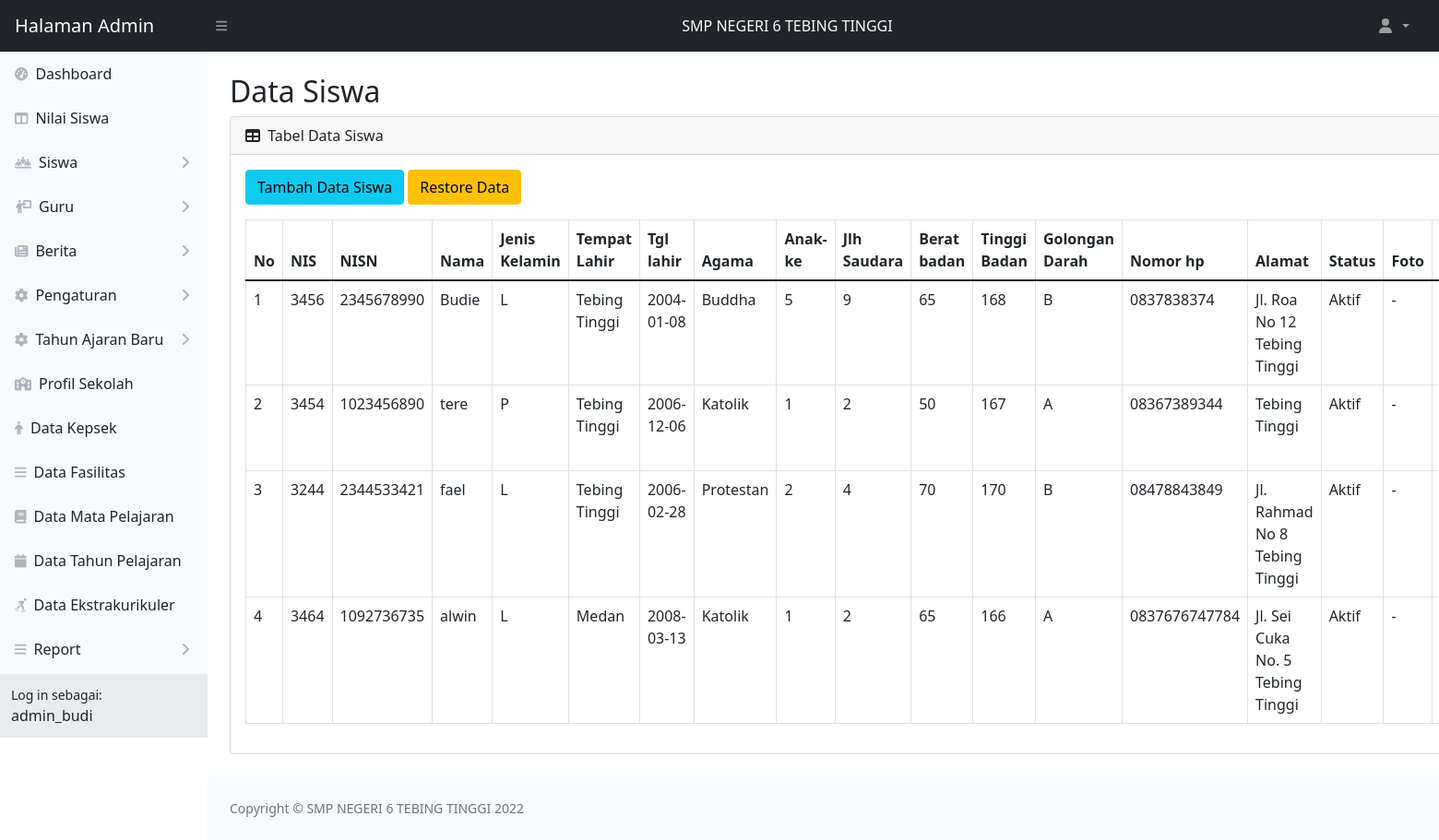
/web_app/admin/tabel-siswa.php (signed in), run on the app's committed database.
### tables this page shows
CREATE TABLE `akun_admin` (
  `admin_id` int(11) NOT NULL,
  `username` varchar(15) NOT NULL,
  `nama_lengkap` varchar(50) NOT NULL,
  `password` varchar(60) NOT NULL
);

CREATE TABLE `siswa` (
  `id` int(11) NOT NULL,
  `nis` char(4) NOT NULL,
  `nisn` char(10) NOT NULL,
  `nama_lengkap` varchar(50) NOT NULL,
  `jenis_kelamin` enum('L','P') NOT NULL,
  `tempat_lahir` varchar(50) NOT NULL,
  `tanggal_lahir` date NOT NULL,
  `agama` enum('Islam','Katolik','Protestan','Buddha','Konghucu','Hindu') NOT NULL,
  `anak_ke` int(11) NOT NULL,
  `jumlah_saudara` int(11) NOT NULL,
  `berat_badan` int(11) NOT NULL,
  `tinggi_badan` int(11) NOT NULL,
  `gol_darah` enum('O','A','B','AB') NOT NULL,
  `no_hp` char(15) NOT NULL,
  `alamat` text NOT NULL,
  `status` enum('Aktif','Lulus','Pindah') NOT NULL,
  `foto` varchar(15) DEFAULT NULL
);

### web_app/admin/tabel-siswa.php (the view, shortened to what this page needs)
<?php
    include 'koneksi.php';
    $admin = "SELECT username, nama_lengkap FROM akun_admin WHERE admin_id = '".$_SESSION['admin_id']."'";
    $data_admin = mysqli_query($koneksi, $admin);
    $get = mysqli_fetch_object($data_admin);
?>
<!DOCTYPE html>
<html lang="en">
    <head>
        <link href="https://cdn.jsdelivr.net/npm/simple-datatables@latest/dist/style.css" rel="stylesheet" />
        <link href="css/styles.css" rel="stylesheet" />
    </head>
    <body class="sb-nav-fixed">
        <?php
            include 'topnavbar.php';
            include 'sidebar.php';
        ?>
    <div id="layoutSidenav">
        <div id="layoutSidenav_content">
            <main>
                <div class="container-fluid px-4">
                    <h2 class="mt-4">Data Siswa</h2>
                    <div class="card mb-4">
                        <div class="card-header">
                            <i class="fas fa-table me-1"></i>
                            Tabel Data Siswa
                        </div>
                        <div class="card-body">
                            <a class="btn btn-info mb-3" href="tambah-siswa.php">Tambah Data Siswa</a>
                            <a class="btn btn-warning mb-3" href="restore-siswa.php">Restore Data</a>
                            <table id="example" class="dataTable-table">
                                <thead>
                                    <tr>
                                        <th width="50px">No</th>
                                        <th>NIS</th>
                                        <th>NISN</th>
                                        <th>Nama</th>
                                        <th>Jenis Kelamin</th>
                                        <th>Tempat Lahir</th>
                                        <th>Tgl lahir</th>
                                        <th>Agama</th>
                                        <th>Anak-ke</th>
                                        <th>Jlh Saudara</th>
                                        <th>Berat badan</th>
                                        <th>Tinggi Badan</th>
                                        <th>Golongan Darah</th>
                                        <th>Nomor hp</th>
                                        <th>Alamat</th>
                                        <th>Status</th>
                                        <th>Foto</th>
                                        <th>Action</th>
                                    </tr>
                                </thead>
                                <tbody>
                                <?php
                                    $no = 1;
                                    $datasiswa = "SELECT id, nis, nisn, nama_lengkap, jenis_kelamin, tempat_lahir, tanggal_lahir, agama, anak_ke,
                                    jumlah_saudara, berat_badan, tinggi_badan, gol_darah, no_hp, alamat, foto, status FROM siswa";
                                    $siswa=mysqli_query($koneksi, $datasiswa);
                                    if(mysqli_num_rows($siswa)>0){
                                    while($data = mysqli_fetch_array($siswa)){
                                ?>
                                    <tr>
                                        <td><?php echo $no++?></td>
                                        <td><?php echo $data['nis']?></td>
                                        <td><?php echo $data['nisn']?></td>
                                        <td><?php echo $data['nama_lengkap']?></td>
                                        <td><?php echo $data['jenis_kelamin']?></td>
                                        <td><?php echo $data['tempat_lahir']?></td>
                                        <td><?php echo $data['tanggal_lahir']?></td>
                                        <td><?php echo $data['agama']?></td>
                                        <td><?php echo $data['anak_ke']?></td>
                                        <td><?php echo $data['jumlah_saudara']?></td>
                                        <td><?php echo $data['berat_badan']?></td>
                                        <td><?php echo $data['tinggi_badan']?></td>
                                        <td><?php echo $data['gol_darah']?></td>
                                        <td><?php echo $data['no_hp']?></td>
                                        <td><?php echo $data['alamat']?></td>
                                        <td><?php echo $data['status']?></td>
                                        <?php
                                            if (empty($data['foto'])){
                                        ?>
                                            <td> - </td>
                                        <?php } else{ ?>
                                            <td><img src="gambar/<?php echo $data['foto']?>" width="50px"></td>
                                        <?php } ?>
                                        <td>
                                        </td>
                                    </tr>
                                <?php }} ?>
                                </tbody>
                            </table>
                        </div>
                    </div>
                </div>
            </main>
            <?php
                include 'footer.php';
            ?>
        </div>
    </div>
</body>
</html>

### web_app/admin/sidebar.php (shortened to what this page needs)
<div id="layoutSidenav">
            <div id="layoutSidenav_nav">
                <nav class="sb-sidenav accordion sb-sidenav-light" id="sidenavAccordion">
                    <div class="sb-sidenav-menu">
                        <div class="nav">
                            <a class="nav-link" href="index.php">
                                <div class="sb-nav-link-icon"><i class="fas fa-tachometer-alt"></i></div>
                                Dashboard
                            </a>
                            <a class="nav-link" href="tabel-nilai.php">
                                <div class="sb-nav-link-icon"><i class="fas fa-columns"></i></div>
                                Nilai Siswa
                            </a>
                                    <a class="nav-link collapsed" href="#" data-bs-toggle="collapse" data-bs-target="#pagesCollapseSiswa" aria-expanded="false" aria-controls="pagesCollapseAuth">
                                        <div class="sb-nav-link-icon"><i class="fas fa-people-line"></i></div>
                                        Siswa
                                        <div class="sb-sidenav-collapse-arrow"><i class="fas fa-angle-down"></i></div>
                                    </a>
                                    <a class="nav-link collapsed" href="#" data-bs-toggle="collapse" data-bs-target="#pagesCollapseGuru" aria-expanded="false" aria-controls="pagesCollapseAuth">
                                        <div class="sb-nav-link-icon"><i class="fas fa-person-chalkboard"></i></div>
                                        Guru
                                        <div class="sb-sidenav-collapse-arrow"><i class="fas fa-angle-down"></i></div>
                                    </a>
                                    <a class="nav-link collapsed" href="#" data-bs-toggle="collapse" data-bs-target="#pagesCollapseBerita" aria-expanded="false" aria-controls="pagesCollapseAuth">
                                        <div class="sb-nav-link-icon"><i class="fas fa-newspaper"></i></div>
                                        Berita
                                        <div class="sb-sidenav-collapse-arrow"><i class="fas fa-angle-down"></i></div>
                                    </a>
                                    <a class="nav-link collapsed" href="#" data-bs-toggle="collapse" data-bs-target="#pagesCollapsePengaturan" aria-expanded="false" aria-controls="pagesCollapseAuth">
                                        <div class="sb-nav-link-icon"><i class="fas fa-gear"></i></div>
                                        Pengaturan
                                        <div class="sb-sidenav-collapse-arrow"><i class="fas fa-angle-down"></i></div>
                                    </a>
                                    <a class="nav-link collapsed" href="#" data-bs-toggle="collapse" data-bs-target="#pagesCollapseTA" aria-expanded="false" aria-controls="pagesCollapseAuth">
                                        <div class="sb-nav-link-icon"><i class="fas fa-gear"></i></div>
                                        Tahun Ajaran Baru
                                        <div class="sb-sidenav-collapse-arrow"><i class="fas fa-angle-down"></i></div>
                                    </a>
                                    <a class="nav-link" href="profil-sekolah.php">
                                        <div class="sb-nav-link-icon"><i class="fas fa-school"></i></div>
                                        Profil Sekolah
                                    </a>
                                    <a class="nav-link" href="tabel-kepsek.php">
                                        <div class="sb-nav-link-icon"><i class="fas fa-person"></i></div>
                                        Data Kepsek
                                    </a>
                                    <a class="nav-link" href="tabel-fasilitas.php">
                                        <div class="sb-nav-link-icon"><i class="fas fa-bars"></i></div>
                                        Data Fasilitas
                                    </a>
                                    <a class="nav-link" href="tabel-matapelajaran.php">
                                        <div class="sb-nav-link-icon"><i class="fas fa-book"></i></div>
                                        Data Mata Pelajaran
                                    </a>
                                    <a class="nav-link" href="tabel-tahunpelajaran.php">
                                        <div class="sb-nav-link-icon"><i class="fas fa-calendar"></i></div>
                                        Data Tahun Pelajaran
                                    </a>
                                    <a class="nav-link" href="tabel-ekstrakurikuler.php">
                                        <div class="sb-nav-link-icon"><i class="fas fa-person-skating"></i></div>
                                        Data Ekstrakurikuler
                                    </a>
                                    <a class="nav-link collapsed" href="#" data-bs-toggle="collapse" data-bs-target="#pagesCollapseReport" aria-expanded="false" aria-controls="pagesCollapseAuth">
                                        <div class="sb-nav-link-icon"><i class="fas fa-bars"></i></div>
                                        Report
                                        <div class="sb-sidenav-collapse-arrow"><i class="fas fa-angle-down"></i></div>
                                    </a>
                                    <a class="nav-link collapsed" href="#" data-bs-toggle="collapse" data-bs-target="#pagesCollapseTrash" aria-expanded="false" aria-controls="pagesCollapseAuth">
                                    </a>
                        </div>
                    </div>
                    <div class="sb-sidenav-footer">
                        <div class="small">Log in sebagai:</div>
                        <?php echo $get->username ?>
                    </div>
                </nav>
            </div>

### data on the page
akun_admin: username "admin_budi"
siswa: nis "3456", nisn "2345678990", nama_lengkap "Budie", jenis_kelamin "L", tempat_lahir "Tebing Tinggi", tanggal_lahir "2004-01-08", agama "Buddha", anak_ke "5", jumlah_saudara "9", berat_badan "65", tinggi_badan "168", gol_darah "B", no_hp "0837838374", alamat "Jl. Roa No 12 Tebing Tinggi", status "Aktif"
siswa: nis "3454", nisn "1023456890", nama_lengkap "tere", jenis_kelamin "P", tempat_lahir "Tebing Tinggi", tanggal_lahir "2006-12-06", agama "Katolik", anak_ke "1", jumlah_saudara "2", berat_badan "50", tinggi_badan "167", gol_darah "A", no_hp "08367389344", alamat "Tebing Tinggi", status "Aktif"
siswa: nis "3244", nisn "2344533421", nama_lengkap "fael", jenis_kelamin "L", tempat_lahir "Tebing Tinggi", tanggal_lahir "2006-02-28", agama "Protestan", anak_ke "2", jumlah_saudara "4", berat_badan "70", tinggi_badan "170", gol_darah "B", no_hp "08478843849", alamat "Jl. Rahmad No 8 Tebing Tinggi", status "Aktif"
siswa: nis "3464", nisn "1092736735", nama_lengkap "alwin", jenis_kelamin "L", tempat_lahir "Medan", tanggal_lahir "2008-03-13", agama "Katolik", anak_ke "1", jumlah_saudara "2", berat_badan "65", tinggi_badan "166", gol_darah "A", no_hp "0837676747784", alamat "Jl. Sei Cuka No. 5 Tebing Tinggi", status "Aktif"
